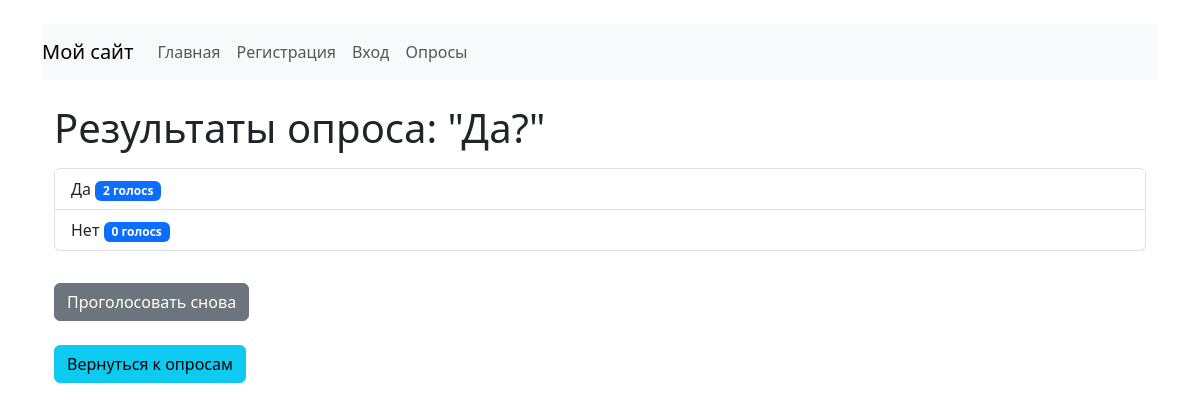
Before: /polls/4/results/ with the older database file.
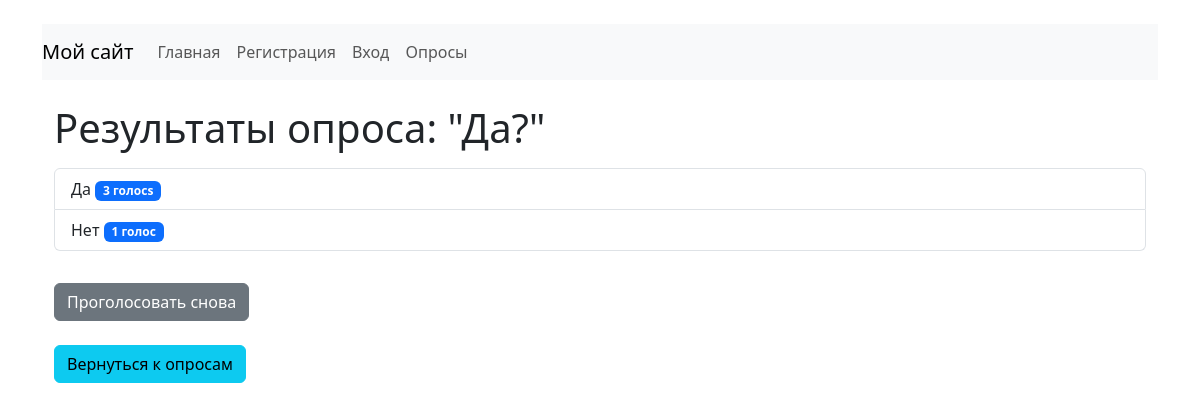
After: the same page with the newer database file.
### polls/models.py (models this page shows, shortened)
class Question(models.Model):
    question_text = models.CharField(max_length=200)
    pub_date = models.DateTimeField("date published")

class Choice(models.Model):
    question = models.ForeignKey(Question, on_delete=models.CASCADE)
    choice_text = models.CharField(max_length=200)
    votes = models.IntegerField(default=0)

### polls/views.py (the view)
# urls.py: path("<int:pk>/results/", views.ResultsView.as_view(), name="results"),
class ResultsView(generic.DetailView):
    model = Question
    template_name = "polls/results.html"

### polls/templates/polls/results.html
{% extends 'base.html' %}
{% block content %}
    <div class="container mt-4">
        <h1>Результаты опроса: "{{ question.question_text }}"</h1>
        <ul class="list-group mt-3">
            {% for choice in question.choice_set.all %}
                <li class="list-group-item">
                    {{ choice.choice_text }}
                    <span class="badge bg-primary">{{ choice.votes }} голос{{ choice.votes|pluralize }}</span>
                </li>
            {% endfor %}
        </ul>
        <div class="mt-4">
            <a href="{% url 'polls:detail' question.id %}" class="btn btn-secondary mt-2">Проголосовать снова</a>
        </div>
        <div class="mt-4">
            <a href="{% url 'polls:index' %}" class="btn btn-info">Вернуться к опросам</a>
        </div>
    </div>
{% endblock %}

### polls/templates/base.html (shortened to what this page needs)
{% load static %}
<!DOCTYPE html>
<html lang="ru">
<head>
    <link href="https://cdn.jsdelivr.net/npm/bootstrap@5.3.1/dist/css/bootstrap.min.css" rel="stylesheet">
    <link href="https://cdn.jsdelivr.net/npm/bootstrap-icons/font/bootstrap-icons.css" rel="stylesheet">
    <link href="https://cdnjs.cloudflare.com/ajax/libs/font-awesome/5.15.4/css/all.min.css" rel="stylesheet">
</head>
<body>
    <div class="container mt-4">
        <nav class="navbar navbar-expand-lg navbar-light bg-light">
            <a class="navbar-brand" href="#">Мой сайт</a>
            <div class="collapse navbar-collapse" id="navbarNav">
                <ul class="navbar-nav">
                    <li class="nav-item"><a class="nav-link" href="{% url 'home' %}">Главная</a></li>
                    <li class="nav-item"><a class="nav-link" href="{% url 'register' %}">Регистрация</a></li>
                    <li class="nav-item"><a class="nav-link" href="{% url 'login' %}">Вход</a></li>
                    <li class="nav-item"><a class="nav-link" href="{% url 'polls:index' %}">Опросы</a></li>
                </ul>
            </div>
        </nav>
        {% block content %}{% endblock %}
    </div>
</body>
</html>

Changed rows visible on the page:
changed Choice "Да": votes "2" → "3"
changed Choice "Нет": votes "0" → "1"
